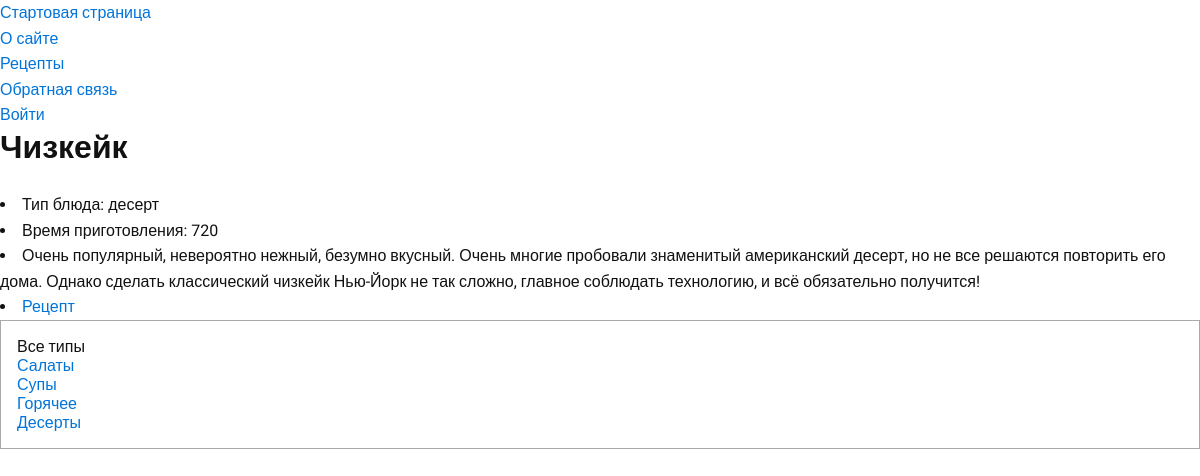
Page /recipe/cheescake on the committed database.
### dishes/models.py (models this page shows, shortened)
class Dishes(models.Model):
    title = models.CharField(max_length=50)
    slug = models.SlugField(max_length=255, unique=True, db_index=True)
    type = models.CharField(max_length=50)
    time_to_cook = models.PositiveSmallIntegerField()
    description = models.TextField(blank=True)
    link = models.TextField(blank=True)
    time_create = models.DateTimeField(auto_now_add=True)
    time_update = models.DateTimeField(auto_now=True)

### dishes/views.py (the view)
# urls.py: path('recipe/<slug:dish_slug>', views.show_recipe, name='recipe'),
def show_recipe(request, dish_slug):
    recipe = get_object_or_404(Dishes, slug=dish_slug)
    data = {'title': recipe.title,
            'type': recipe.type,
            'time_to_cook': recipe.time_to_cook,
            'description': recipe.description,
            'link': recipe.link,
            'menu': menu,
            'recipe': recipe,
            'typ_selected': 1
            }
    return render(request, 'dishes/recipe.html', data)

### dishes/templatetags/dishes_tags.py (called while the page is built)
@register.simple_tag()
def get_types():
    return views.types_db

### dishes/templates/dishes/recipe.html (shortened to what this page needs)
{% extends 'base.html' %}
{% block content%}
<h1>{{recipe.title}}</h1>
<br>
<p><li>Тип блюда: {{recipe.type}}</p></li>
<p><li>Время приготовления: {{recipe.time_to_cook}}</p></li>
<p><li>{{recipe.description}}</p></li>
<p><li><a href="{{recipe.link}}">Рецепт </a></p></li>
{% endblock %}

### dishes/static/dishes/css/stylessimple.css (style rules this page uses)
* { margin: 0; padding: 0; box-sizing: border-box; }
body { color: var(--body-color); background: var(--body-bg-color); font-family: var(--font-roboto); font-size: var(--font-size); line-height: var(--line-height); }
a { color: var(--color-blue); text-decoration: none; }
h1, h2, h3, h4, h5, .text-lead, .text-lg, .text-xl { line-height: var(--text-line-height); }

### rows in the picture
Dishes: title "Чизкейк", type "десерт", time_to_cook "720", description "Очень популярный, невероятно нежный, безумно вкусный. Очень многие пробовали знаменитый американский десерт, но не все решаются повторить его дома. Однако сделать классический чизкейк Нью-Йорк не так сложно, главное соблюдать технологию, и всё обязательно получится!"

### other values in the picture
{{ m.title }} "О сайте" "Рецепты" "Обратная связь" "Войти"
{{ type.name }} "Салаты" "Супы" "Горячее" "Десерты"
